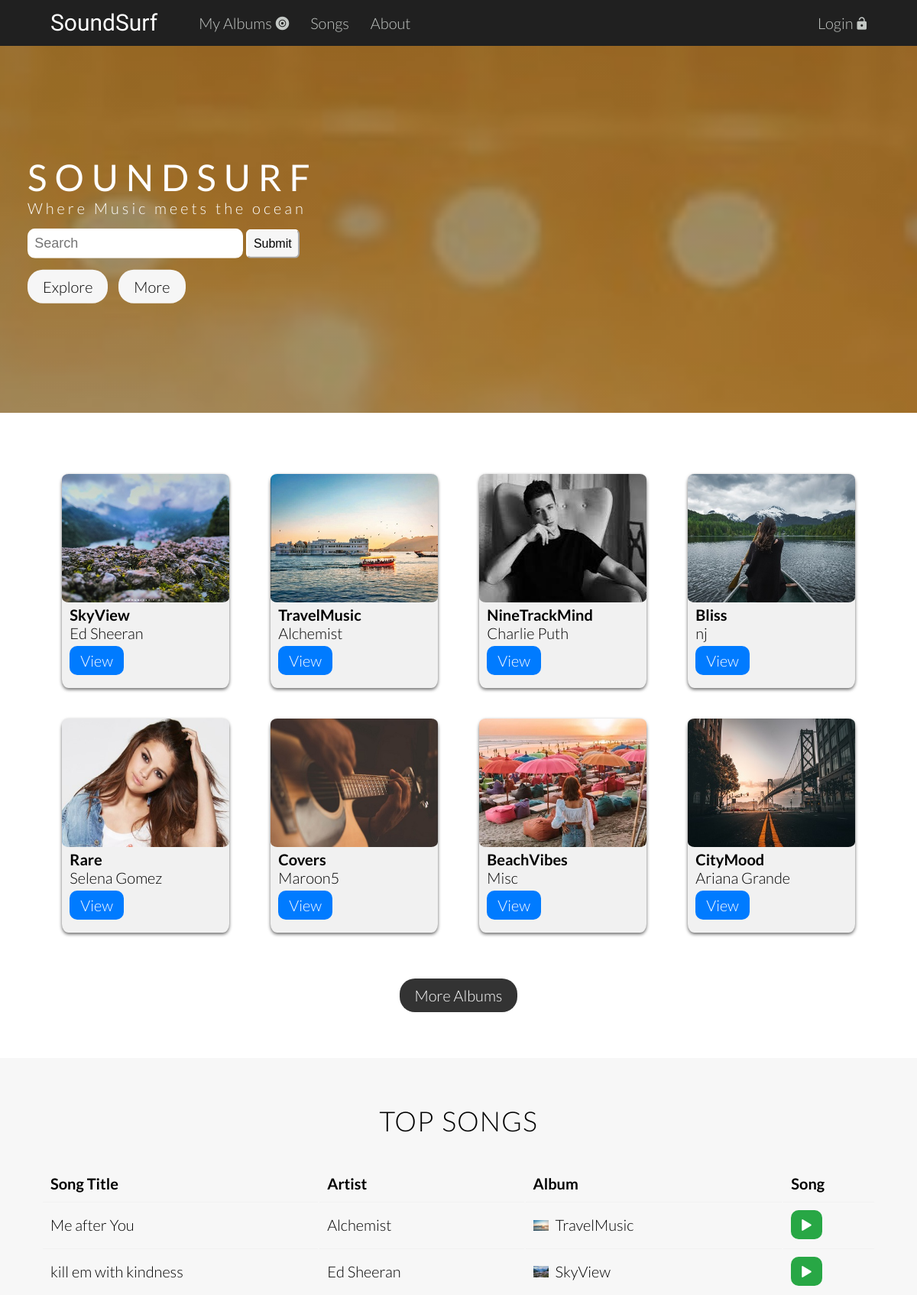
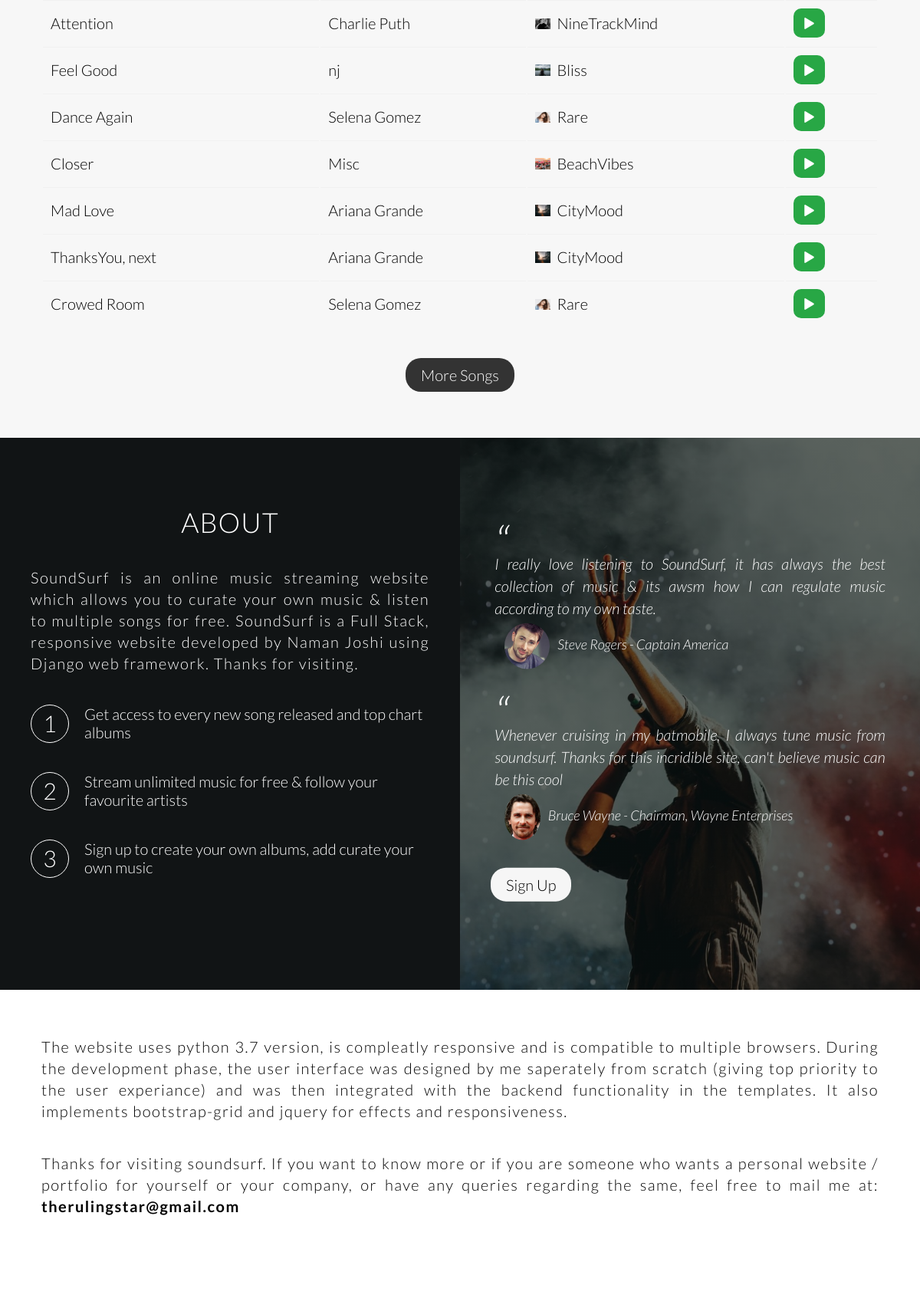
The page / (upper part) on the database its author committed (2 pictures, top to bottom).
### appmusic/models.py (models this page shows, shortened)
class Album(models.Model):
    author = models.ForeignKey(User, on_delete = models.CASCADE)
    album_name = models.CharField(max_length = 100, unique=True)
    slug = models.SlugField(max_length = 100, blank=True, null=True)
    album_artist = models.CharField(max_length = 100)
    genre = models.CharField(max_length = 100)
    cover_pic = models.ImageField(upload_to='album_covers')

class Songs(models.Model):
    album = models.ForeignKey(Album, on_delete=models.CASCADE, related_name='songs')
    song_title = models.CharField(max_length = 100, unique=True)
    song = models.FileField(upload_to='songs')
    class Meta:
        verbose_name_plural = "Songs"

### appmusic/views.py (the view, shortened to what this page needs)
# urls.py: path('', views.index, name='index'),
def index(request):
    is_search=False
    query = request.GET.get('q')
    albums = Album.objects.all()[:12]
    songs = Songs.objects.all()[:10]
    context = {'albums': albums, 'songs_list': songs, 'is_search':is_search}
    return render(request, 'appmusic/index.html', context)

### appmusic/templates/appmusic/index.html (shortened to what this page needs)
{% extends 'appmusic/base.html' %}
{% load static %}
{% block body_block %}
  <div class="background">
    <div class="header-text">
      <h1>Soundsurf</h1>
      <p>Where Music meets the ocean</p>
      <form action="{% url 'index' %}" method="GET">
        <input type="text" name="q" {% if request.GET.q %} value="{{ request.GET.q }}" {% endif %} placeholder="Search">
        <input type="submit" class="btn-light" value="Submit">
      </form>
      <a class="btn btn-light js-scroll-to-songs">Explore</a>
      <a class="btn btn-light js-scroll-to-about">More</a>
    </div>
  </div>
  {% if albums %}
    <section class="js--section-albums">
      <div class="container clearfix">
        {% include 'appmusic/all_albums_template.html' %}
      </div>
        {% if not is_search %}<div style="text-align:center"><a href="{% url 'all_albums_songs' 'albums' %}" class="btn btn-dark more-albums-btn">More Albums</a></div>{% endif %}
    </section>
  {% endif %}
  {% if songs_list %}
    <section class="section-table js--section-songs" style="background-color: #f7f7f7;">
      <div class="container">
        <h2>{% if is_search %}Songs Found{% else %}Top Songs{% endif %}</h2>
        <table>
          <thead>
            <tr>
              <th>Song Title</th>
              <th>Artist</th>
              <th>Album</th>
              <th>Song</th>
            </tr>
          </thead>
          <tbody>
            {% for song_obj in songs_list %}
              <tr>
                <td>{{ song_obj.song_title }}</td>
                <td>{{ song_obj.album.album_artist }}</td>
                <td>
                  <a href="#"><img class="album-song-pic" src="{{ song_obj.album.cover_pic.url }}" /></a>
                  <a href="{% url 'album_detail' album_slug=song_obj.album.slug %}">{{ song_obj.album.album_name }}</a>
                </td>
                <td><a href="{{ song_obj.song.url }}" class="btn btn-success"><i class="ion-play"></i></a></td>
              </tr>
            {% endfor %}
          </tbody>
        </table>
      </div>
      {% if not is_search %}<div style="text-align:center"><a href="{% url 'all_albums_songs' 'songs' %}" class="btn btn-dark more-albums-btn">More Songs</a></div>{% endif %}
    </section>
  {% endif %}
  {% if not is_search %}
    <section class="section-about clearfix">
      <div class="partation area-1">
        <div class="join-site">
          <h2>About</h2>
          <p class="content-para">
            SoundSurf is an online music streaming website which allows you to curate your own music & listen to multiple songs for free.
            SoundSurf is a Full Stack, responsive website developed by Naman Joshi using Django web framework. Thanks for visiting.
          </p>
          <div class="work-steps">
            <div>1</div>
            <p>Get access to every new song released and top chart albums</p>
          </div>
          <div class="work-steps">
            <div>2</div>
            <p>Stream unlimited music for free & follow your favourite artists</p>
          </div>
          <div class="work-steps">
            <div>3</div>
            <p>Sign up to create your own albums, add curate your own music</p>
          </div>
        </div>
      </div>
      <div class="partation area-2">
        <div class="join-site">
          <blockquote>
            I really love listening to SoundSurf, it has always the best collection of music & its awsm how I can regulate music according to my own taste.
          </blockquote>
          <cite><img src="{% static 'css/pics/evans.jpg' %}" alt="Steve Rogers">Steve Rogers - Captain America</cite>
          <blockquote>
            Whenever cruising in my batmobile, I always tune music from soundsurf. Thanks for this incridible site, can't believe music can be this cool
          </blockquote>
          <cite><img src="{% static 'css/pics/bale.jpg' %}" alt="Bruce Wayne">Bruce Wayne - Chairman, Wayne Enterprises</cite>
          <a href="{% url 'register' %}" class="btn btn-light">Sign Up</a>
        </div>
      </div>
    </section>
    <section class="section-4 container">
      <p class="content-para">The website uses python 3.7 version, is compleatly responsive and is compatible to multiple browsers. During the development phase, the user interface was designed by me saperately from scratch (giving top priority to the user experiance) and was then integrated with the backend functionality in the templates. It also implements bootstrap-grid and jquery for effects and responsiveness.</p>
      <p class="content-para">Thanks for visiting soundsurf. If you want to know more or if you are someone who wants a personal website / portfolio for yourself or your company, or have any queries regarding the same, feel free to mail me at: <strong>therulingstar@gmail.com</strong></p>
    </section>
  {% endif %}
{% endblock %}

### appmusic/templates/appmusic/base.html (shortened to what this page needs)
<!DOCTYPE html>
{% load static %}
<html lang="en" dir="ltr">
  <head>
    <link rel="stylesheet" href="{% static 'icons/ionicons.min.css' %}">
    <link rel="stylesheet" href="{% static 'css/bootstrap-grid.css' %}">
    <link rel="stylesheet" href="{% static 'css/style.css' %}">
    <link rel="stylesheet" href="{% static 'css/queries.css' %}">
  </head>
  <body>
    <div class="wrapper">
    <header>
      <nav class="clearfix">
        <div class="container">
          <div class="nav-wrapper">
            <a href="{% url 'index' %}" id="logo">SoundSurf</a>
            <ul class="nav-left main-nav js--main-nav">
              <li><a href="{% url 'my_albums' %}">My Albums<i class="ion-disc"></i></a></li>
              <li><a href="{% url 'all_albums_songs' 'songs' %}">Songs</a></li>
              <li><a href="{% url 'about' %}">About</a></li>
            </ul>
            <ul class="nav-right main-nav js--main-nav">
              {% if request.user.is_authenticated %}
              <li><a href="{% url 'index' %}">{{ user.username }}<i class="ion-android-person"></i></a></li>
              <li><a href="{% url 'logout' %}">Logout</a></li>
              {% else %}
                <li><a href="{% url 'login' %}">Login<i class="ion-android-unlock"></i></a></li>
              {% endif %}
            </ul>
          </div>
        </div>
      </nav>
    </header>
    {% block body_block %}
    {% endblock %}
    <div class="push"></div>
    </div>
  </body>
</html>

### appmusic/templates/appmusic/all_albums_template.html (shortened to what this page needs)
{% for album in albums %}
  <div class="card">
    <img src="{{ album.cover_pic.url }}" alt="Album Cover">
    <div class="card-text">
      <h4>{{ album.album_name }}</h4>
      <p>{{ album.album_artist }}</p>
      <a href="{% url 'album_detail' album_slug=album.slug %}" class="btn btn-primary">View</a>
    </div>
  </div>
{% endfor %}

### appmusic/static/css/queries.css (style rules this page uses)
@media only screen and (max-width: 1200px) { .header-text { width: 100%; padding: 0 3%; } }
@media only screen and (max-width: 1200px) { .container { padding-left: 2%; padding-right: 2%; } }

### rows shown on the page
Album: cover_pic (picture), album_name "SkyView", album_artist "Ed Sheeran"
Album: cover_pic (picture), album_name "TravelMusic", album_artist "Alchemist"
Album: cover_pic (picture), album_name "NineTrackMind", album_artist "Charlie Puth"
Album: cover_pic (picture), album_name "Bliss", album_artist "nj"
Album: cover_pic (picture), album_name "Rare", album_artist "Selena Gomez"
Album: cover_pic (picture), album_name "Covers", album_artist "Maroon5"
Album: cover_pic (picture), album_name "BeachVibes", album_artist "Misc"
Album: cover_pic (picture), album_name "CityMood", album_artist "Ariana Grande"
Songs: song_title "Me after You", album.album_artist "Alchemist", album.cover_pic (picture), album.album_name "TravelMusic"
Songs: song_title "kill em with kindness", album.album_artist "Ed Sheeran", album.cover_pic (picture), album.album_name "SkyView"
Songs: song_title "Attention", album.album_artist "Charlie Puth", album.cover_pic (picture), album.album_name "NineTrackMind"
Songs: song_title "Feel Good", album.album_artist "nj", album.cover_pic (picture), album.album_name "Bliss"
Songs: song_title "Dance Again", album.album_artist "Selena Gomez", album.cover_pic (picture), album.album_name "Rare"
Songs: song_title "Closer", album.album_artist "Misc", album.cover_pic (picture), album.album_name "BeachVibes"
Songs: song_title "Mad Love", album.album_artist "Ariana Grande", album.cover_pic (picture), album.album_name "CityMood"
Songs: song_title "ThanksYou, next", album.album_artist "Ariana Grande", album.cover_pic (picture), album.album_name "CityMood"
Songs: song_title "Crowed Room", album.album_artist "Selena Gomez", album.cover_pic (picture), album.album_name "Rare"
